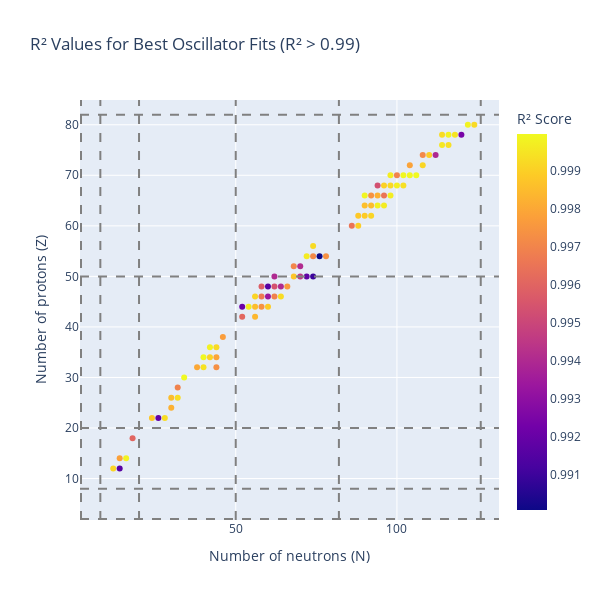

The notebook cell saved with this chart:
### Code cell
fig = px.scatter(get_best_r2(oscillators, 0.99).reset_index(), 
          x='n',
          y='z', 
          color='r2',
          title='R² Values for Best Oscillator Fits (R² > 0.99)',
          labels={'z': 'Number of protons (Z)', 'n': 'Number of neutrons (N)', 'r2': 'R² Score'},
        #   color_continuous_scale=[(0,'#0d0887'), (0.8,'#cc4778'), (1,'#f0f921')],
          color_continuous_scale='plasma',
          height=600,
          width=600)

magic_numbers_n = [2, 8, 20, 50, 82, 126]
magic_numbers_z = [2, 8, 20, 50, 82]

for i, m in enumerate(magic_numbers_n):
    fig.add_vline(x=m, line_dash="dash", line_color="gray", name="Magic numbers" if i==0 else None)

for i, m in enumerate(magic_numbers_z):
    fig.add_hline(y=m, line_dash="dash", line_color="gray")

fig.show()

### Figure 1 — Plotly figure (JSON) as saved in the notebook; plotly's stock layout.template omitted (floating-point values rounded to 4 significant figures)
{"data": [{"hovertemplate": "Number of neutrons (N)=%{x}<br>Number of protons (Z)=%{y}<br>R² Score=%{marker.color}<extra></extra>", "legendgroup": "", "marker": {"color": [0.9991, 0.9916, 0.9978, 0.9998, 0.996, 0.9988, 0.9918, 0.9993, 0.9982, 0.9985, 0.9993, 0.9969, 1.0, 0.998, 0.9994, 0.9973, 0.9999, 0.9991, 0.9979, 0.9998, 0.9992, 0.9977, 0.9961, 0.9984, 0.9921, 0.9996, 0.9985, 0.9974, 0.9989, 0.9991, 0.9967, 0.9934, 0.9969, 0.9993, 0.9958, 0.9916, 0.9954, 0.9941, 0.9976, 0.994, 0.9987, 0.9945, 0.9918, 0.991, 0.997, 0.9941, 0.9996, 0.9971, 0.9901, 0.9974, 0.9993, 0.9965, 0.999, 0.9988, 0.9989, 0.9991, 0.9986, 0.9985, 0.9998, 0.9997, 0.9999, 0.9974, 0.9982, 0.9965, 0.9997, 0.9953, 0.999, 0.9992, 0.9997, 0.9994, 0.9997, 0.997, 0.9999, 0.9999, 1.0, 0.9979, 0.9991, 0.9971, 0.9989, 0.994, 0.9996, 0.9994, 0.9993, 0.9998, 0.9995, 0.9924, 0.9998, 0.9992], "coloraxis": "coloraxis", "symbol": "circle"}, "mode": "markers", "name": "", "orientation": "v", "showlegend": false, "type": "scatter", "x": [12, 14, 14, 16, 18, 24, 26, 28, 30, 30, 32, 32, 34, 38, 40, 44, 40, 42, 44, 42, 44, 46, 52, 56, 52, 54, 56, 58, 60, 56, 58, 60, 62, 64, 58, 60, 62, 64, 66, 62, 68, 70, 72, 74, 68, 70, 72, 74, 76, 78, 74, 86, 88, 88, 90, 92, 90, 92, 94, 96, 90, 92, 94, 96, 98, 94, 96, 98, 100, 102, 98, 100, 102, 104, 106, 104, 108, 108, 110, 112, 114, 116, 114, 116, 118, 120, 122, 124], "xaxis": "x", "y": [12, 12, 14, 14, 18, 22, 22, 22, 24, 26, 26, 28, 30, 32, 32, 32, 34, 34, 34, 36, 36, 38, 42, 42, 44, 44, 44, 44, 44, 46, 46, 46, 46, 46, 48, 48, 48, 48, 48, 50, 50, 50, 50, 50, 52, 52, 54, 54, 54, 54, 56, 60, 60, 62, 62, 62, 64, 64, 64, 64, 66, 66, 66, 66, 66, 68, 68, 68, 68, 68, 70, 70, 70, 70, 70, 72, 72, 74, 74, 74, 76, 76, 78, 78, 78, 78, 80, 80], "yaxis": "y"}], "layout": {"coloraxis": {"colorbar": {"title": {"text": "R² Score"}}, "colorscale": [[0, "#0d0887"], [0.1111, "#46039f"], [0.2222, "#7201a8"], [0.3333, "#9c179e"], [0.4444, "#bd3786"], [0.5556, "#d8576b"], [0.6667, "#ed7953"], [0.7778, "#fb9f3a"], [0.8889, "#fdca26"], [1, "#f0f921"]]}, "height": 600, "legend": {"tracegroupgap": 0}, "shapes": [{"line": {"color": "gray", "dash": "dash"}, "name": "Magic numbers", "type": "line", "x0": 2, "x1": 2, "xref": "x", "y0": 0, "y1": 1, "yref": "y domain"}, {"line": {"color": "gray", "dash": "dash"}, "type": "line", "x0": 8, "x1": 8, "xref": "x", "y0": 0, "y1": 1, "yref": "y domain"}, {"line": {"color": "gray", "dash": "dash"}, "type": "line", "x0": 20, "x1": 20, "xref": "x", "y0": 0, "y1": 1, "yref": "y domain"}, {"line": {"color": "gray", "dash": "dash"}, "type": "line", "x0": 50, "x1": 50, "xref": "x", "y0": 0, "y1": 1, "yref": "y domain"}, {"line": {"color": "gray", "dash": "dash"}, "type": "line", "x0": 82, "x1": 82, "xref": "x", "y0": 0, "y1": 1, "yref": "y domain"}, {"line": {"color": "gray", "dash": "dash"}, "type": "line", "x0": 126, "x1": 126, "xref": "x", "y0": 0, "y1": 1, "yref": "y domain"}, {"line": {"color": "gray", "dash": "dash"}, "type": "line", "x0": 0, "x1": 1, "xref": "x domain", "y0": 2, "y1": 2, "yref": "y"}, {"line": {"color": "gray", "dash": "dash"}, "type": "line", "x0": 0, "x1": 1, "xref": "x domain", "y0": 8, "y1": 8, "yref": "y"}, {"line": {"color": "gray", "dash": "dash"}, "type": "line", "x0": 0, "x1": 1, "xref": "x domain", "y0": 20, "y1": 20, "yref": "y"}, {"line": {"color": "gray", "dash": "dash"}, "type": "line", "x0": 0, "x1": 1, "xref": "x domain", "y0": 50, "y1": 50, "yref": "y"}, {"line": {"color": "gray", "dash": "dash"}, "type": "line", "x0": 0, "x1": 1, "xref": "x domain", "y0": 82, "y1": 82, "yref": "y"}], "title": {"text": "R² Values for Best Oscillator Fits (R² > 0.99)"}, "width": 600, "xaxis": {"anchor": "y", "domain": [0, 1], "title": {"text": "Number of neutrons (N)"}}, "yaxis": {"anchor": "x", "domain": [0, 1], "title": {"text": "Number of protons (Z)"}}}}
